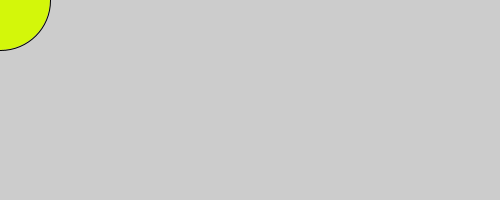
Frame 1 (no input)
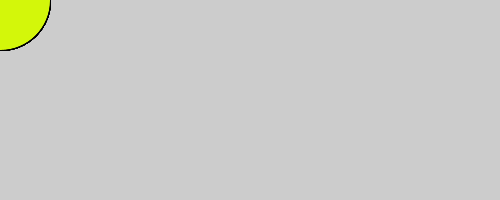
Frame 60 (the mouse pressed at the canvas centre just before this capture)
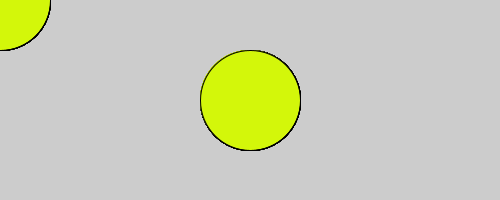
Frame 120 (the mouse held since frame 60 and released just before this capture)

The Processing sketch that drew these frames (run headless with seeded random() and noise(); from frame 60 on, the mouse is pressed at the canvas centre):

// Processing sketch: processing_35460
// ── processing_35460.pde

void setup()
{
size(500, 200);
fill(211, 247, 10);
 
}
void draw()
{
ellipse(mouseX,mouseY, 100, 100);
}
